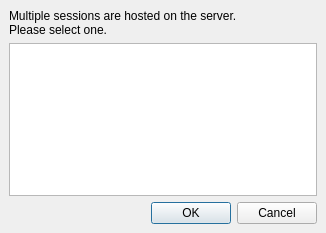
<ui version="4.0" >
 <class>SessionSelectDialog</class>
 <widget class="QDialog" name="SessionSelectDialog" >
  <property name="windowModality" >
   <enum>Qt::WindowModal</enum>
  </property>
  <property name="geometry" >
   <rect>
    <x>0</x>
    <y>0</y>
    <width>326</width>
    <height>233</height>
   </rect>
  </property>
  <property name="windowTitle" >
   <string>Select a session</string>
  </property>
  <layout class="QVBoxLayout" >
   <property name="margin" >
    <number>9</number>
   </property>
   <property name="spacing" >
    <number>6</number>
   </property>
   <item>
    <widget class="QLabel" name="label" >
     <property name="text" >
      <string>Multiple sessions are hosted on the server.
Please select one.</string>
     </property>
     <property name="textFormat" >
      <enum>Qt::PlainText</enum>
     </property>
    </widget>
   </item>
   <item>
    <widget class="QTableView" name="sessionlist" >
     <property name="selectionMode" >
      <enum>QAbstractItemView::SingleSelection</enum>
     </property>
     <property name="selectionBehavior" >
      <enum>QAbstractItemView::SelectRows</enum>
     </property>
     <property name="showGrid" >
      <bool>false</bool>
     </property>
    </widget>
   </item>
   <item>
    <widget class="QDialogButtonBox" name="buttonBox" >
     <property name="orientation" >
      <enum>Qt::Horizontal</enum>
     </property>
     <property name="standardButtons" >
      <set>QDialogButtonBox::Cancel|QDialogButtonBox::NoButton|QDialogButtonBox::Ok</set>
     </property>
    </widget>
   </item>
  </layout>
 </widget>
 <resources/>
 <connections>
  <connection>
   <sender>buttonBox</sender>
   <signal>accepted()</signal>
   <receiver>SessionSelectDialog</receiver>
   <slot>accept()</slot>
   <hints>
    <hint type="sourcelabel" >
     <x>248</x>
     <y>254</y>
    </hint>
    <hint type="destinationlabel" >
     <x>157</x>
     <y>274</y>
    </hint>
   </hints>
  </connection>
  <connection>
   <sender>buttonBox</sender>
   <signal>rejected()</signal>
   <receiver>SessionSelectDialog</receiver>
   <slot>reject()</slot>
   <hints>
    <hint type="sourcelabel" >
     <x>316</x>
     <y>260</y>
    </hint>
    <hint type="destinationlabel" >
     <x>286</x>
     <y>274</y>
    </hint>
   </hints>
  </connection>
 </connections>
</ui>
